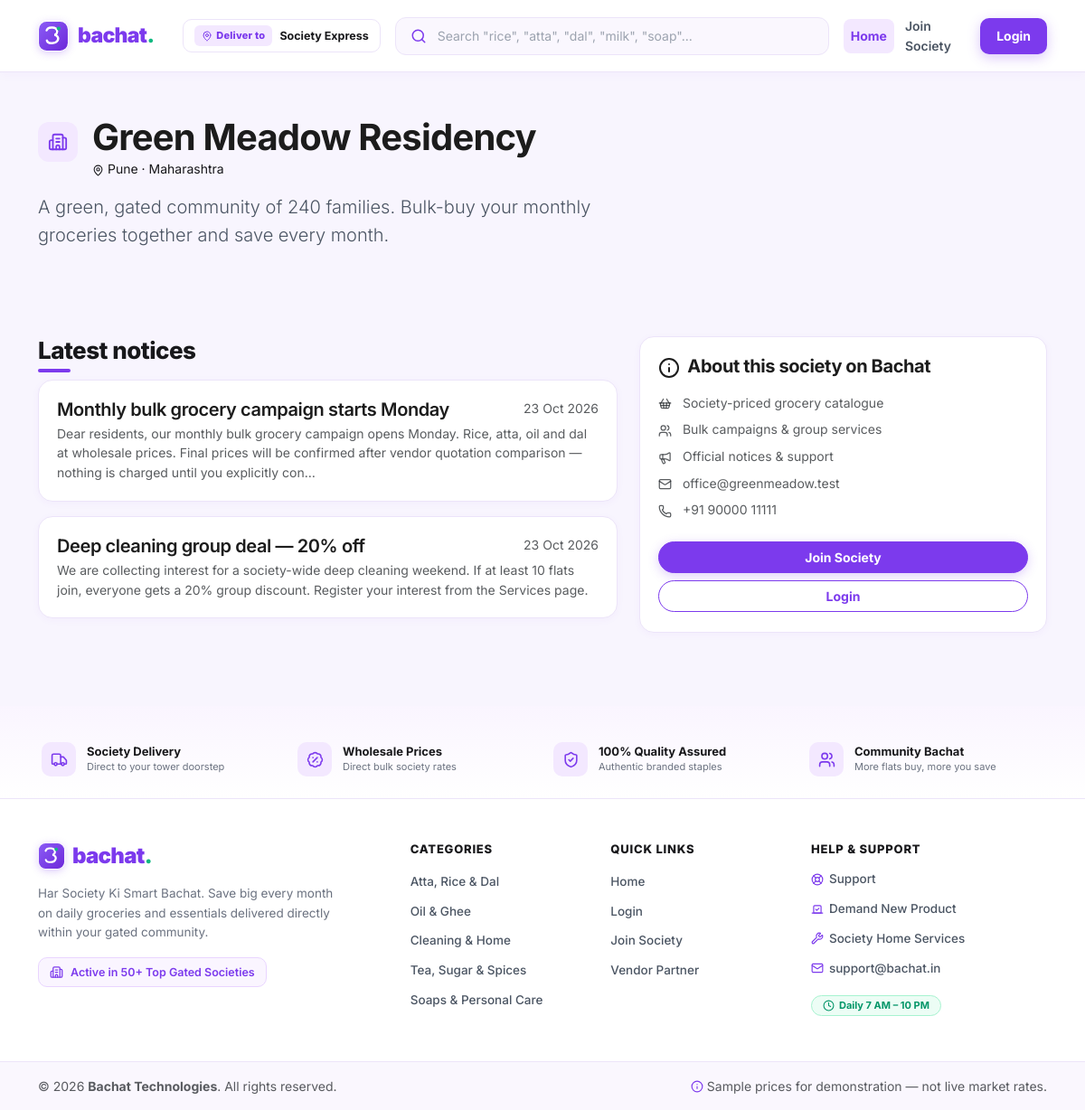
/society/green-meadow-residency, run on the app's committed database.
### tables this page shows
CREATE TABLE societies (
  id                  INT UNSIGNED NOT NULL AUTO_INCREMENT,
  name                VARCHAR(150) NOT NULL,
  code                VARCHAR(30)  NOT NULL,
  slug                VARCHAR(160) NOT NULL,
  city                VARCHAR(80)  NULL,
  state               VARCHAR(80)  NULL,
  address             VARCHAR(255) NULL,
  logo                VARCHAR(255) NULL,
  banner              VARCHAR(255) NULL,
  primary_color       VARCHAR(9)   NOT NULL DEFAULT '#28A66A',
  default_language    ENUM('en','hi','mr') NOT NULL DEFAULT 'en',
  status              ENUM('active','suspended') NOT NULL DEFAULT 'active',
  upi_id              VARCHAR(80)  NULL,
  qr_image            VARCHAR(255) NULL,
  delivery_charge     DECIMAL(10,2) NOT NULL DEFAULT 0.00,
  pickup_enabled      TINYINT(1)   NOT NULL DEFAULT 1,
  delivery_enabled    TINYINT(1)   NOT NULL DEFAULT 1,
  payment_verifier    ENUM('society_admin','super_admin') NOT NULL DEFAULT 'society_admin',
  commission_type     ENUM('fixed','percent') NOT NULL DEFAULT 'percent',
  commission_rate     DECIMAL(10,2) NOT NULL DEFAULT 0.00,
  subscription_plan   ENUM('none','monthly','yearly') NOT NULL DEFAULT 'none',
  subscription_amount DECIMAL(10,2) NULL,
  landing_text        VARCHAR(400) NULL,
  contact_email       VARCHAR(150) NULL,
  contact_phone       VARCHAR(20)  NULL,
  created_at          DATETIME NOT NULL DEFAULT CURRENT_TIMESTAMP,
  updated_at          DATETIME NOT NULL DEFAULT CURRENT_TIMESTAMP,
  PRIMARY KEY (id),
  UNIQUE KEY uq_society_code (code),
  UNIQUE KEY uq_society_slug (slug)
);

CREATE TABLE announcements (
  id         INT UNSIGNED NOT NULL AUTO_INCREMENT,
  society_id INT UNSIGNED NULL,
  title      VARCHAR(200) NOT NULL,
  body       TEXT NOT NULL,
  image      VARCHAR(255) NULL,
  attachment VARCHAR(255) NULL,
  audience   ENUM('all','residents','admins') NOT NULL DEFAULT 'all',
  is_pinned  TINYINT(1) NOT NULL DEFAULT 0,
  publish_at DATETIME NULL,
  expires_at DATETIME NULL,
  created_by INT UNSIGNED NULL,
  created_at DATETIME NOT NULL DEFAULT CURRENT_TIMESTAMP,
  PRIMARY KEY (id),
  KEY idx_ann_society (society_id),
  CONSTRAINT fk_ann_society FOREIGN KEY (society_id) REFERENCES societies (id) ON DELETE CASCADE,
  CONSTRAINT fk_ann_user FOREIGN KEY (created_by) REFERENCES users (id) ON DELETE SET NULL
);

### app/core/Controller.php (called while the page is built, shortened)
<?php
abstract class Controller
{
    protected function view(string $tpl, array $data = []): void
    {
        extract($data, EXTR_SKIP);
        include APP . '/views/' . $tpl . '.php';
        include APP . '/views/layout.php';
    }
}

### app/controllers/HomeController.php (called while the page is built, shortened)
<?php
class HomeController extends Controller
{
    public function society(string $slug): void
    {
        $soc = Database::fetch('SELECT * FROM societies WHERE slug = ? AND status = "active" LIMIT 1', [$slug]);
        $notices = Database::fetchAll(
            'SELECT id, title, body, publish_at FROM announcements
             WHERE society_id = ? AND (publish_at IS NULL OR publish_at <= NOW())
               AND (expires_at IS NULL OR expires_at >= NOW())
             ORDER BY is_pinned DESC, publish_at DESC LIMIT 5',
            [$soc['id']]
        );
        $this->view('society_landing', [
            'pageTitle' => $soc['name'],
            'active'    => 'home',
            'soc'       => $soc,
            'notices'   => $notices,
        ]);
    }
}

### app/core/App.php (called while the page is built, shortened)
<?php
final class App
{
    public static function boot(): void
    {
        Router::dispatch();
    }
}

### index.php (called while the page is built, shortened)
<?php
require APP . '/helpers/functions.php';
spl_autoload_register(function (string $class): void {
    $prefix = 'App\\';
    $rel = substr($class, strlen($prefix));
    $map = ['Core' => 'core', 'Controllers' => 'controllers', 'Models' => 'models', 'Services' => 'services'];
    $parts = explode('\\', $rel);
    if (isset($map[$parts[0]])) {
        $parts[0] = $map[$parts[0]];
    }
    $file = APP . '/' . implode('/', $parts) . '.php';
});
App::boot();

### app/helpers/functions.php (called while the page is built, shortened)
<?php
function e(mixed $value): string
{
    return htmlspecialchars((string) ($value ?? ''), ENT_QUOTES | ENT_SUBSTITUTE, 'UTF-8');
}
function url(string $path = '/'): string
{
    $base = (string) config('app.base_url', '');
    if ($base === '') {
        $scheme = (!empty($_SERVER['HTTPS']) && $_SERVER['HTTPS'] !== 'off') ? 'https' : 'http';
        $host   = $_SERVER['HTTP_HOST'] ?? 'localhost';
        $dir    = rtrim(str_replace('\\', '/', dirname($_SERVER['SCRIPT_NAME'] ?? '/')), '/');
        $base   = $scheme . '://' . $host . $dir;
    }
    return rtrim($base, '/') . '/' . ltrim($path, '/');
}
function t(string $key, array $replace = []): string
{
    return Lang::get($key, $replace);
}
function config(string $key, mixed $default = null): mixed
{
    $cfg  = $GLOBALS['__bachat_config'] ?? [];
    $node = $cfg;
    foreach (explode('.', $key) as $part) {
        $node = $node[$part];
    }
    return $node;
}
function human_date(?string $d): string
{
    $ts = strtotime($d);
    return $ts ? date('d M Y', $ts) : '—';
}

### app/core/Database.php (called while the page is built, shortened)
<?php
final class Database
{
    private static ?PDO $pdo = null;
    public static function pdo(): PDO
    {
        if (self::$pdo === null) {
            $c   = config('db');
            $dsn = sprintf(
                'mysql:host=%s;dbname=%s;charset=%s',
                $c['host'] ?? 'localhost',
                $c['name'] ?? 'bachat',
                $c['charset'] ?? 'utf8mb4'
            );
            try {
                self::$pdo = new PDO($dsn, $c['user'] ?? '', $c['pass'] ?? '', [
                    PDO::ATTR_ERRMODE            => PDO::ERRMODE_EXCEPTION,
                    PDO::ATTR_DEFAULT_FETCH_MODE => PDO::FETCH_ASSOC,
                    PDO::ATTR_EMULATE_PREPARES   => false,
                ]);
            } catch (PDOException $e) {
                error_log('[Bachat DB] ' . $e->getMessage());
                if (config('app.env') === 'development') {
                    throw $e;
                }
                http_response_code(500);
                include APP . '/views/errors/500.php';
                exit;
            }
        }
        return self::$pdo;
    }
    public static function run(string $sql, array $params = []): \PDOStatement
    {
        $stmt = self::pdo()->prepare($sql);
        $stmt->execute($params);
        return $stmt;
    }
    public static function fetch(string $sql, array $params = []): ?array
    {
        $row = self::run($sql, $params)->fetch();
        return $row === false ? null : $row;
    }
    public static function fetchAll(string $sql, array $params = []): array
    {
        return self::run($sql, $params)->fetchAll();
    }
}

### app/core/Lang.php (called while the page is built, shortened)
<?php
final class Lang
{
    private static array $lines   = [];
    private static function load(): void
    {
        $lines = [];
        foreach (self::filesFor('en') as $f) {
            $lines = array_merge($lines, self::safeRequire($f));
        }
        self::$lines = $lines;
    }
    private static function filesFor(string $locale): array
    {
        $files = [APP . '/lang/' . $locale . '.php'];
        $extra = glob(APP . '/lang/extra/*_' . $locale . '.php') ?: [];
        sort($extra);
        return array_merge($files, $extra);
    }
    private static function safeRequire(string $file): array
    {
        $data = require $file;
        return is_array($data) ? $data : [];
    }
    public static function get(string $key, array $replace = []): string
    {
        $line = self::$lines[$key] ?? $key;
        return $line;
    }
}

### app/views/society_landing.php (the view, shortened to what this page needs)
<section class="hero-society" style="<?= !empty($soc['banner']) ? 'background-image:url(' . e(upload_url($soc['banner'])) . ')' : '' ?>">
  <div class="container py-5">
    <div class="d-flex align-items-center gap-3 fade-up">
      <?php if (!empty($soc['logo'])): ?>
        <img src="<?= e(upload_url($soc['logo'])) ?>" alt="<?= e($soc['name']) ?> logo" width="64" height="64" class="rounded-4 shadow-sm">
      <?php else: ?>
        <div class="b-icon-tile b-icon-tile-lg"><i data-lucide="building-2"></i></div>
      <?php endif; ?>
      <div>
        <h1 class="mb-0 fw-bold"><?= e($soc['name']) ?></h1>
        <div class="small opacity-90"><i data-lucide="map-pin" width="13" height="13"></i> <?= e($soc['city'] ?? '') ?> <?= !empty($soc['state']) ? '· ' . e($soc['state']) : '' ?></div>
      </div>
    </div>
    <?php if (!empty($soc['landing_text'])): ?>
      <p class="lead mt-3 mb-0 fade-up d1" style="max-width:640px"><?= e($soc['landing_text']) ?></p>
    <?php endif; ?>
  </div>
</section>
<section class="container py-5">
  <div class="row g-4">
    <div class="col-lg-7">
      <h2 class="section-title">Latest notices</h2>
      <?php if (empty($notices)): ?>
        <div class="empty-state"><i data-lucide="megaphone"></i><p><?= e(t('notices.no_notices')) ?></p></div>
      <?php else: ?>
        <?php foreach ($notices as $n): ?>
          <div class="b-card mb-3 fade-up">
            <div class="d-flex justify-content-between align-items-start gap-2">
              <h5 class="mb-1 fw-semibold"><?= e($n['title']) ?></h5>
              <span class="small text-muted"><?= e(human_date($n['publish_at'])) ?></span>
            </div>
            <p class="text-muted small mb-0"><?= e(mb_strimwidth((string) $n['body'], 0, 220, '…')) ?></p>
          </div>
        <?php endforeach; ?>
      <?php endif; ?>
    </div>
    <div class="col-lg-5">
      <div class="b-card h-100">
        <h5 class="fw-bold mb-3"><i data-lucide="info" class="me-1"></i> About this society on Bachat</h5>
        <ul class="list-unstyled small text-muted mb-4">
          <li class="mb-2"><i data-lucide="shopping-basket" width="15" height="15" class="me-2"></i> Society-priced grocery catalogue</li>
          <li class="mb-2"><i data-lucide="users" width="15" height="15" class="me-2"></i> Bulk campaigns &amp; group services</li>
          <li class="mb-2"><i data-lucide="megaphone" width="15" height="15" class="me-2"></i> Official notices &amp; support</li>
          <?php if (!empty($soc['contact_email'])): ?><li class="mb-2"><i data-lucide="mail" width="15" height="15" class="me-2"></i> <?= e($soc['contact_email']) ?></li><?php endif; ?>
          <?php if (!empty($soc['contact_phone'])): ?><li class="mb-2"><i data-lucide="phone" width="15" height="15" class="me-2"></i> <?= e($soc['contact_phone']) ?></li><?php endif; ?>
        </ul>
        <a href="<?= url('/join') ?>" class="btn btn-brand w-100 b-btn-pill"><?= e(t('nav.join')) ?></a>
        <a href="<?= url('/login') ?>" class="btn btn-outline-brand w-100 mt-2 b-btn-pill"><?= e(t('nav.login')) ?></a>
      </div>
    </div>
  </div>
</section>

### app/core/Router.php (shortened to what this page needs)
<?php
final class Router
{
    private static array $routes = [];
    public static function add(string $method, string $pattern, string $handler, array $opts = []): void
    {
        $params = [];
        $regex = preg_replace_callback('/\{([a-zA-Z_]+)\}/', static function ($m) use (&$params) {
            $params[] = $m[1];
            return '([^/]+)';
        }, $pattern);
        self::$routes[] = [
            'method'  => $method,
            'regex'   => '#^' . $regex . '$#',
            'params'  => $params,
            'handler' => $handler,
            'opts'    => $opts,
        ];
    }
    public static function currentPath(): string
    {
        $uri  = $_SERVER['REQUEST_URI'] ?? '/';
        $path = parse_url($uri, PHP_URL_PATH) ?: '/';
        $path = '/' . trim($path, '/');
        return $path === '/' ? '/' : rtrim($path, '/');
    }
    public static function dispatch(): void
    {
        $path = self::currentPath();
        foreach (self::$routes as $route) {
            if (!preg_match($route['regex'], $path, $m)) {
                continue;
            }
            array_shift($m);
            $args = [];
            foreach ($route['params'] as $i => $name) {
                $args[$name] = isset($m[$i]) ? trim(urldecode($m[$i])) : null;
            }
            self::invoke($route['handler'], $args);
            return;
        }
    }
    private static function invoke(string $handler, array $args): void
    {
        [$classShort, $action] = array_pad(explode('@', $handler, 2), 2, 'index');
        $controller = new $class();
        $controller->{$action}(...array_values($args));
    }
}

### data on the page
societies: name "Green Meadow Residency", city "Pune", state "Maharashtra", landing_text "A green, gated community of 240 families. Bulk-buy your monthly groceries together and save every month.", contact_email "office@greenmeadow.test", contact_phone "+91 90000 11111"
announcements: title "Monthly bulk grocery campaign starts Monday", publish_at "23 Oct 2026", body "Dear residents, our monthly bulk grocery campaign opens Monday. Rice, atta, oil and dal at wholesale prices. Final prices will be confirmed after vendor quotation comparison — nothing is charged until you explicitly con…"
announcements: title "Deep cleaning group deal — 20% off", publish_at "23 Oct 2026", body "We are collecting interest for a society-wide deep cleaning weekend. If at least 10 flats join, everyone gets a 20% group discount. Register your interest from the Services page."
